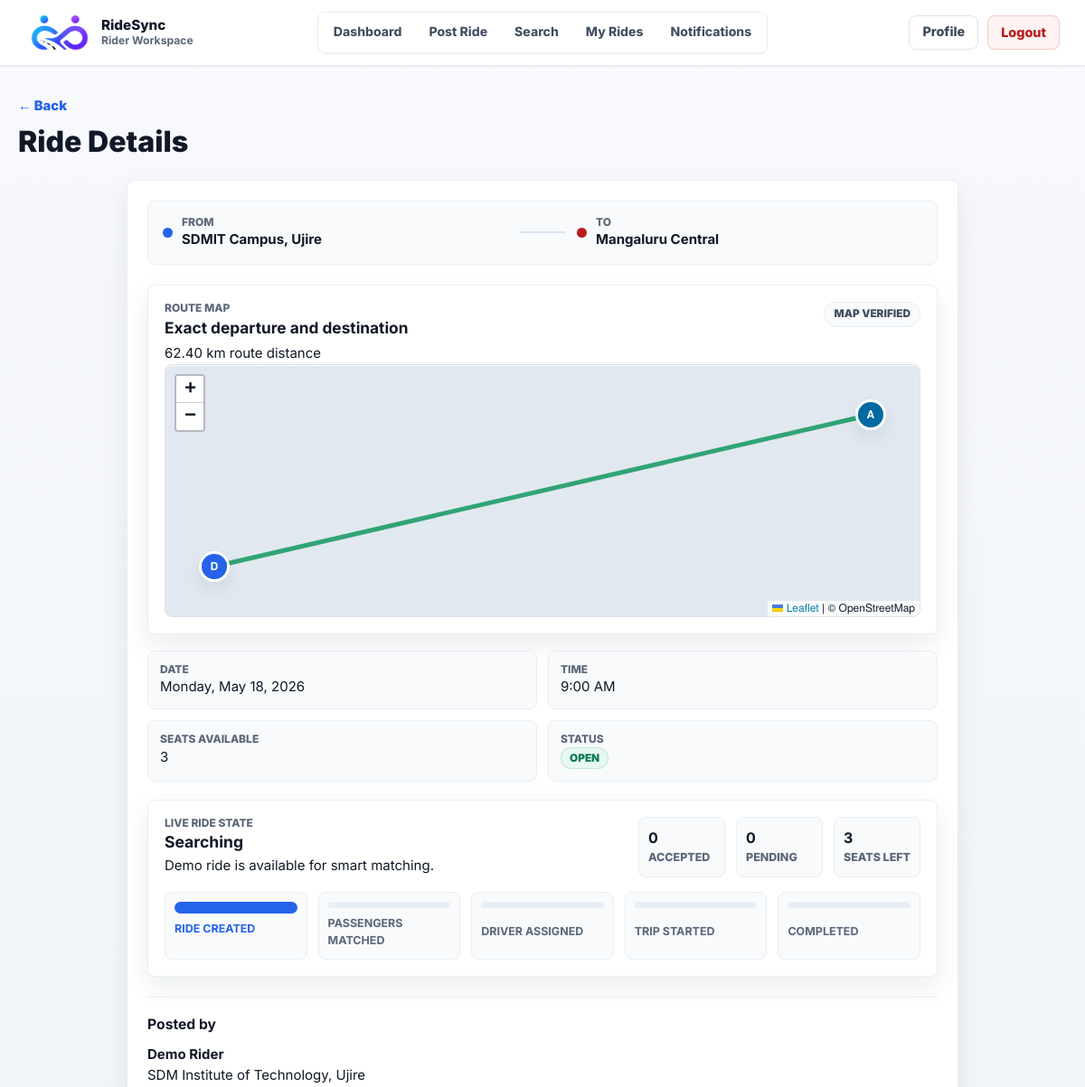
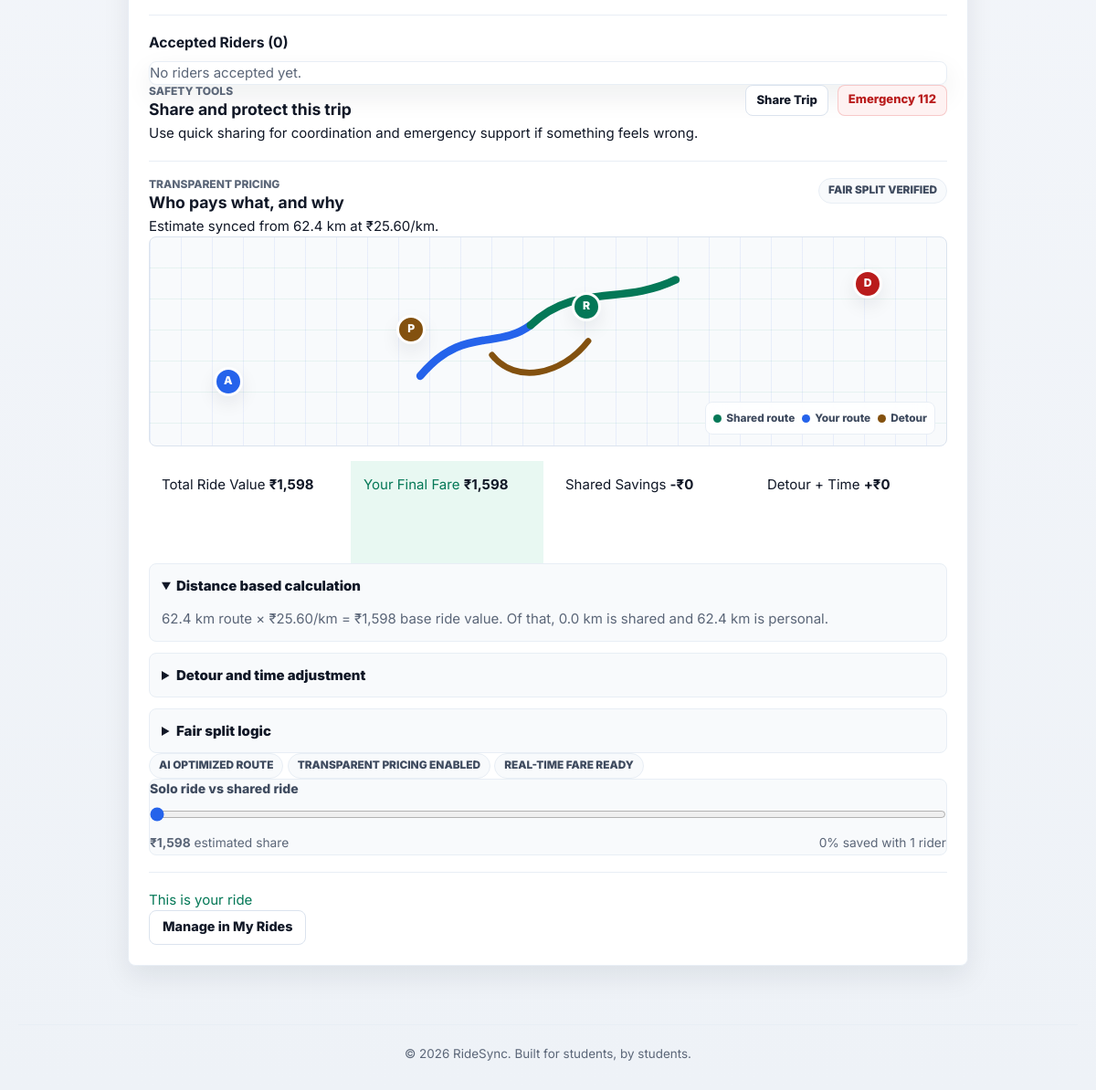
The app's page /pages/ride_detail.php?id=1 (signed in) with its own data (2 pictures, top to bottom).
### tables this page shows
CREATE TABLE IF NOT EXISTS rides (
  id INT UNSIGNED NOT NULL AUTO_INCREMENT,
  user_id INT UNSIGNED NOT NULL,
  origin VARCHAR(150) NOT NULL,
  destination VARCHAR(150) NOT NULL,
  origin_lat DECIMAL(10, 7) NULL,
  origin_lng DECIMAL(10, 7) NULL,
  destination_lat DECIMAL(10, 7) NULL,
  destination_lng DECIMAL(10, 7) NULL,
  route_distance_km DECIMAL(8, 2) NULL,
  travel_date DATE NOT NULL,
  travel_time TIME NOT NULL,
  seats_available TINYINT UNSIGNED NOT NULL DEFAULT 1,
  status ENUM('open', 'closed', 'cancelled') NOT NULL DEFAULT 'open',
  created_at TIMESTAMP NOT NULL DEFAULT CURRENT_TIMESTAMP,
  PRIMARY KEY (id),
  KEY idx_rides_user_id (user_id),
  KEY idx_rides_search (status, travel_date, travel_time),
  KEY idx_rides_user_status_time (user_id, status, travel_date, travel_time),
  CONSTRAINT fk_rides_user
    FOREIGN KEY (user_id) REFERENCES users(id)
    ON DELETE CASCADE
);

CREATE TABLE IF NOT EXISTS ride_live_status (
  id INT NOT NULL AUTO_INCREMENT,
  ride_id INT UNSIGNED NOT NULL,
  driver_id INT NULL,
  live_status ENUM('searching', 'matched', 'driver_assigned', 'arriving', 'active', 'completed', 'cancelled') NOT NULL DEFAULT 'searching',
  eta_minutes INT UNSIGNED NULL,
  note VARCHAR(255) NULL,
  updated_at TIMESTAMP NOT NULL DEFAULT CURRENT_TIMESTAMP ON UPDATE CURRENT_TIMESTAMP,
  PRIMARY KEY (id),
  UNIQUE KEY uq_ride_live_status_ride_id (ride_id),
  KEY idx_ride_live_status_driver_id (driver_id),
  KEY idx_ride_live_status_status (live_status),
  CONSTRAINT fk_ride_live_status_ride
    FOREIGN KEY (ride_id) REFERENCES rides(id)
    ON DELETE CASCADE,
  CONSTRAINT fk_ride_live_status_driver
    FOREIGN KEY (driver_id) REFERENCES driver_accounts(id)
    ON DELETE SET NULL
);

CREATE TABLE IF NOT EXISTS users (
  id INT UNSIGNED NOT NULL AUTO_INCREMENT,
  name VARCHAR(100) NOT NULL,
  email VARCHAR(190) NOT NULL,
  password VARCHAR(255) NOT NULL,
  college VARCHAR(150) NOT NULL,
  gender ENUM('Male', 'Female', 'Other') NOT NULL,
  profile_photo VARCHAR(255) NULL,
  created_at TIMESTAMP NOT NULL DEFAULT CURRENT_TIMESTAMP,
  PRIMARY KEY (id),
  UNIQUE KEY uq_users_email (email)
);

### pages/ride_detail.php (the view, shortened to what the rows shown need)
<?php
require_once __DIR__ . '/../includes/header.php';
$userId = (int) $_SESSION['user_id'];
$rideId = isset($_GET['id']) ? (int) $_GET['id'] : 0;
$stmt = mysqli_prepare($conn,
    "SELECT r.*, u.name AS poster_name, u.email AS poster_email, u.college AS poster_college
     FROM rides r
     JOIN users u ON r.user_id = u.id
     WHERE r.id = ?"
);
mysqli_stmt_bind_param($stmt, "i", $rideId);
mysqli_stmt_execute($stmt);
$ride = mysqli_fetch_assoc(mysqli_stmt_get_result($stmt));
$isOwner = ((int) $ride['user_id'] === $userId);
$stmt = mysqli_prepare($conn,
    "SELECT id, status, match_score, pickup_distance_km, drop_distance_km, route_overlap_percent, time_score, match_source
     FROM matches WHERE ride_id = ? AND matched_user_id = ?"
);
mysqli_stmt_bind_param($stmt, "ii", $rideId, $userId);
mysqli_stmt_execute($stmt);
$existingMatch = mysqli_fetch_assoc(mysqli_stmt_get_result($stmt));
$canPollLiveStatus = $isOwner || !empty($existingMatch);
$stmt = mysqli_prepare($conn,
    "SELECT ls.*, d.name AS driver_name
     FROM ride_live_status ls
     LEFT JOIN driver_accounts d ON d.id = ls.driver_id
     WHERE ls.ride_id = ?
     LIMIT 1"
);
mysqli_stmt_bind_param($stmt, "i", $rideId);
mysqli_stmt_execute($stmt);
$liveState = mysqli_fetch_assoc(mysqli_stmt_get_result($stmt)) ?: [];
$liveStatus = $liveState['live_status'] ?? 'searching';
$hasMapRoute = $ride['origin_lat'] !== null && $ride['origin_lng'] !== null
    && $ride['destination_lat'] !== null && $ride['destination_lng'] !== null;
$travelDate = date('l, F j, Y', strtotime($ride['travel_date']));
$travelTime = date('g:i A', strtotime($ride['travel_time']));
?>
<div class="page-header">
    <h1>Ride Details</h1>
</div>
<div class="ride-detail-card">
    <div class="ride-detail-route">
        <div class="route-point">
            <div>
                <small>From</small>
                <strong><?php echo htmlspecialchars($ride['origin']); ?></strong>
            </div>
        </div>
        <div class="route-point">
            <div>
                <small>To</small>
                <strong><?php echo htmlspecialchars($ride['destination']); ?></strong>
            </div>
        </div>
    </div>
    <?php if ($hasMapRoute): ?>
        <section class="ride-map-detail-card">
            <div class="map-picker-header">
                <div>
                    <span class="map-kicker">Route map</span>
                    <h2>Exact departure and destination</h2>
                    <p><?php echo $ride['route_distance_km'] ? number_format((float) $ride['route_distance_km'], 2) . ' km route distance' : 'Route distance estimated from selected pins'; ?></p>
                </div>
            </div>
        </section>
    <?php endif; ?>
    <div class="ride-detail-info">
        <div class="info-item">
            <span class="info-label">Date</span>
            <span class="info-value"><?php echo $travelDate; ?></span>
        </div>
        <div class="info-item">
            <span class="info-label">Time</span>
            <span class="info-value"><?php echo $travelTime; ?></span>
        </div>
        <div class="info-item">
            <span class="info-label">Seats Available</span>
            <span class="info-value"><?php echo (int) $ride['seats_available']; ?></span>
        </div>
        <div class="info-item">
            <span class="info-label">Status</span>
            <span class="badge badge-<?php echo htmlspecialchars($ride['status']); ?>"><?php echo ucfirst(htmlspecialchars($ride['status'])); ?></span>
        </div>
    </div>
    <section class="live-status-card"<?php echo $canPollLiveStatus ? ' data-live-ride="' . (int) $rideId . '"' : ''; ?>>
        <div class="live-status-header">
            <div>
                <span class="fare-kicker">Live ride state</span>
                <h3 data-live-status-label><?php echo ucwords(str_replace('_', ' ', $liveStatus)); ?></h3>
                <p data-live-note>
                    <?php if (!empty($liveState['note'])): ?>
                        <?php echo htmlspecialchars($liveState['note']); ?>
                    <?php elseif ($liveStatus === 'driver_assigned' && !empty($liveState['driver_name'])): ?>
                        <?php echo htmlspecialchars($liveState['driver_name']); ?> is assigned to this posted ride.
                    <?php elseif ($liveStatus === 'matched'): ?>
                        Passenger matched and seat reserved.
                    <?php else: ?>
                        Ride is visible for smart matching.
                    <?php endif; ?>
                </p>
            </div>
            <div class="live-counts">
                <span><strong data-live-seats><?php echo (int) $ride['seats_available']; ?></strong> seats left</span>
            </div>
        </div>
    </section>
    <div class="ride-detail-poster">
        <h3>Posted by</h3>
        <p><strong><?php echo htmlspecialchars($ride['poster_name']); ?></strong></p>
        <p><?php echo htmlspecialchars($ride['poster_college']); ?></p>
    </div>
</div>
<?php require_once __DIR__ . '/../includes/footer.php'; ?>

### records on screen
rides: origin "SDMIT Campus, Ujire", destination "Mangaluru Central", route_distance_km "62.40", travel_date "Monday, May 18, 2026", travel_time "9:00 AM", seats_available "3", status "OPEN", user.name "Demo Rider", user.college "SDM Institute of Technology, Ujire"
ride_live_status: live_status "Searching", note "Demo ride is available for smart matching."

### other values on screen
$acceptedCount "0"
$pendingCount "0"
$label "RIDE CREATED"
$label "PASSENGERS MATCHED"
$label "DRIVER ASSIGNED"
$label "TRIP STARTED"
$label "COMPLETED"
$fareBreakdown['direct_distance_km'] "62.4"
formatFareRate() "₹25.60"
formatCost($fareBreakdown['total_ride_cost']) "₹1,598"
formatCost($fareBreakdown['final_fare']) "₹1,598"
formatCost($fareBreakdown['savings_amount']) "₹0"
formatCost($fareBreakdown['base_route_fare']) "₹1,598"
$fareBreakdown['shared_distance_km'] "0.0"
$fareBreakdown['personal_distance_km'] "62.4"
